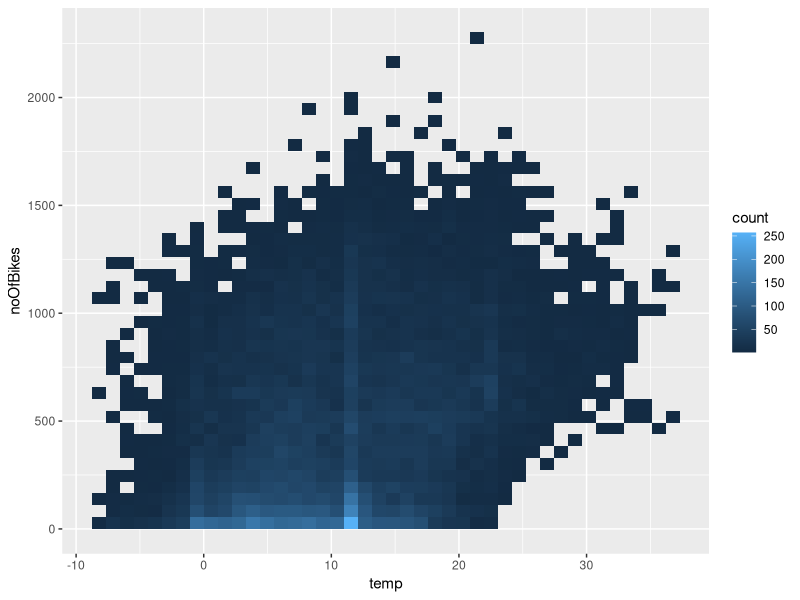
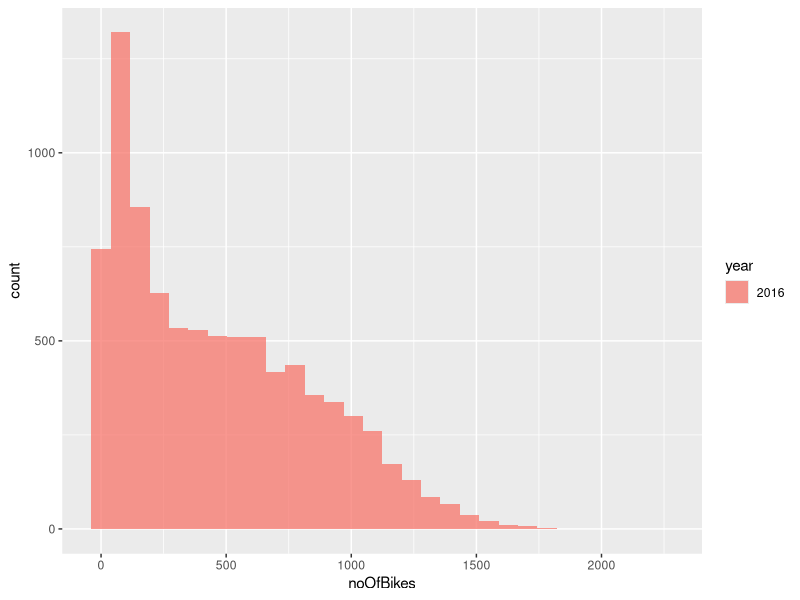

Reproduce these figures in R, in order.
# create some nice plots
# okay, there are not nice yet ... but this is going to get better hopefully

bikes = read.csv("bikesNeutor1516.csv")

# histogram (?) by ...
# temperature
library(ggplot2)
bikes$year = as.factor(bikes$year)

p = ggplot(data = bikes[!is.na(bikes$temp),]) +
  geom_bin2d(aes(x = temp, y = noOfBikes),
                 # no of bins: one bin for two degree celsius
                 bins = (max(bikes$temp, na.rm = T) - min(bikes$temp, na.rm = T) / 2))
p

# year

p = ggplot() +
	geom_histogram(data = bikes[bikes$year == 2016, ], 
	               aes(x = noOfBikes, fill = year), alpha = 0.5) +
	geom_histogram(data = bikes[bikes$year == 2016, ], 
	               aes(x = noOfBikes, fill = year), alpha = 0.5)
p